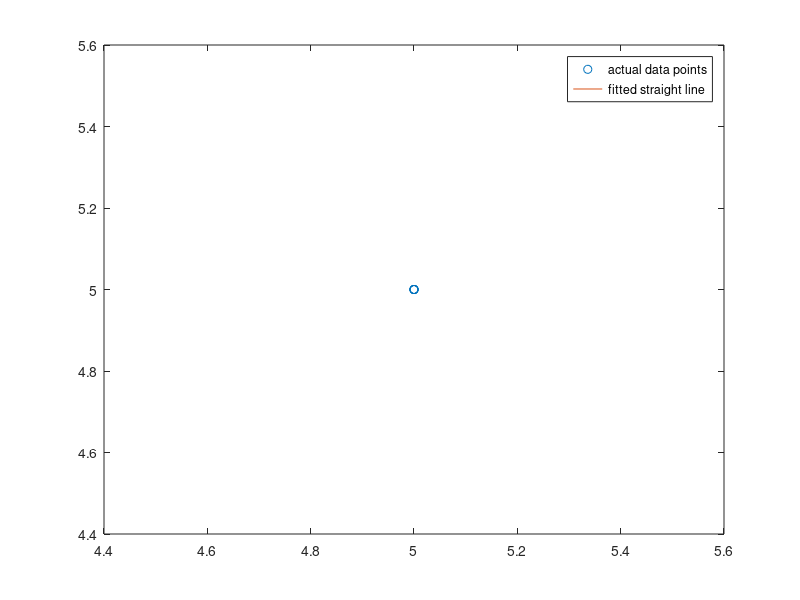

The MATLAB source for this figure:
clc;
clear all;
n=input('nmbr of data points');
for i=1:n
    fprintf('enter dataset=%d\n',i)
    x(i)=input('x value: ');
    y(i)=input('y value: ');
end
sumx=0;
sumy=0;
sumxy=0;
sumxsq=0;
for i=1:n
    sumx=sumx+x(i);
    sumy=sumy+y(i);
    sumxy=sumxy+x(i)*y(i);
    sumxsq=sumxsq+x(i)^2;
end
a1=(n*sumxy-sumx*sumy)/(n*sumxsq-sumx^2);
a0=(sumy/n)-a1*sumx/n;
plot(x,y,'o');
hold on;
ym=a0+a1*x;
plot(x,ym)
legend('actual data points','fitted straight line')